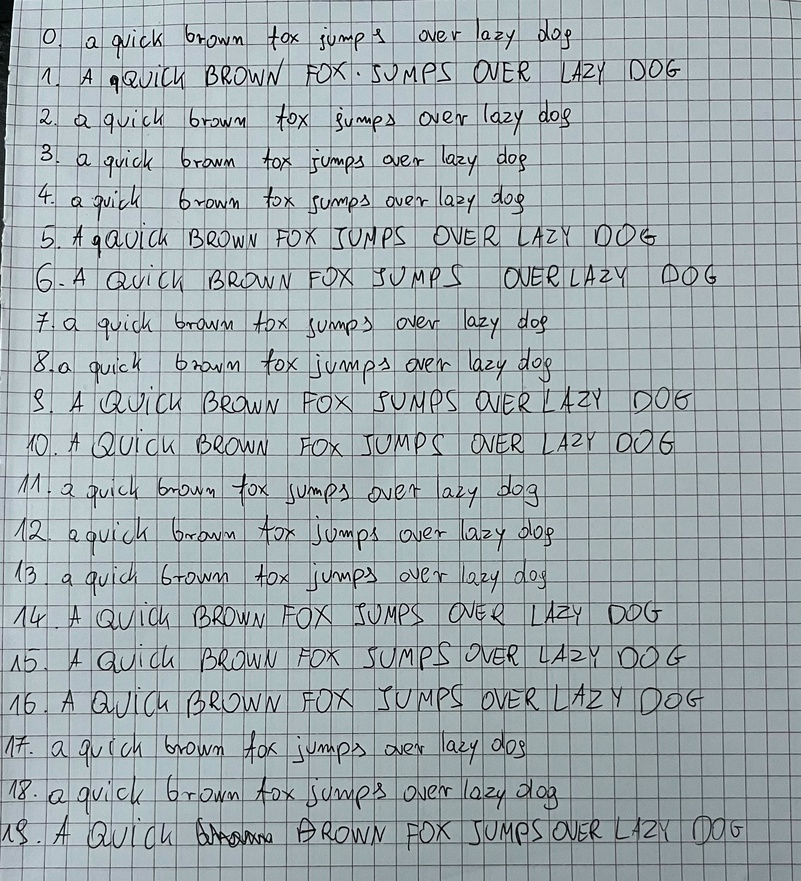
#> input picture ReportMain/input/K1.jpg, 801 x 881 px, shrunk from 1862 x 2048 before the run, given in place of 1.png, which was not available
$ python normalize.py
#> lines starting #> are read from the running program, lines starting #| are printed output that depends on the picture; after the words box and inside, x2 and y2 are one past the last pixel; in counts of white or black regions, pixels touching at a corner belong together; pictures that were not available may be replaced by others from this repository, and a replacement may not be noted
import cv2 as cv
import numpy as np
import os
from matplotlib import pyplot as plt
output_dir = '/home/hbarot/Documents/FITPROJECT/newIdea/cropped_letters/'
os.makedirs(output_dir, exist_ok=True)
for ch in 'abcdefghijklmnopqrstuvwxyzABCDEFGHIJKLMNOPQRSTUVWXYZ0123456789':
    os.makedirs(os.path.join(output_dir, ch), exist_ok=True)
letter_idx = 0
for i in range(1, 7):
    img = cv.imread('/home/hbarot/Documents/FITPROJECT/newIdea/1.png', cv.IMREAD_COLOR_RGB)
#> img is the input picture: shape (881, 801, 3); mean B, G, R 176, 172.3, 161


    gray = cv.cvtColor(img,cv.COLOR_RGB2GRAY)
    gray3 = cv.medianBlur(gray,3) #3 works good on some

    height, width = gray3.shape
#> height = 881; width = 801
    half_height = height//2
#> half_height = 440

    gray3 = cv.GaussianBlur(gray,(5,5),0)

    top=gray3[:half_height, :]
    bottom=gray3[half_height:,:]
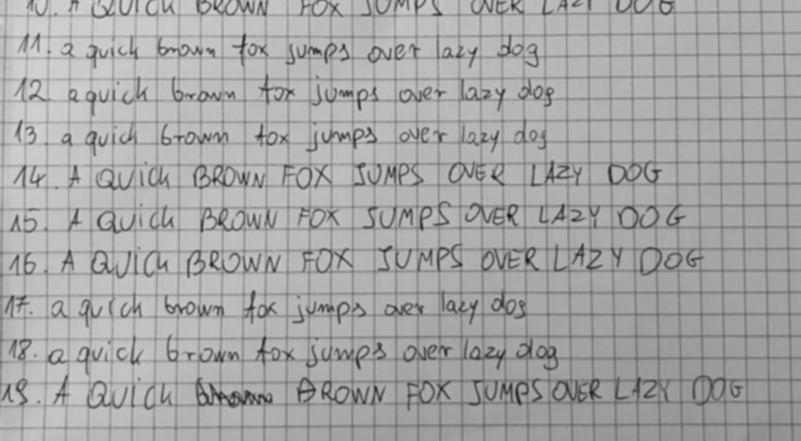
#> bottom: shape (441, 801); min 22, max 215, mean 165.4

    #gray3 = cv.GaussianBlur(gray,(5,5),0)
    #
    f, otsu = cv.threshold(gray,70,255,cv.THRESH_BINARY,cv.THRESH_OTSU)
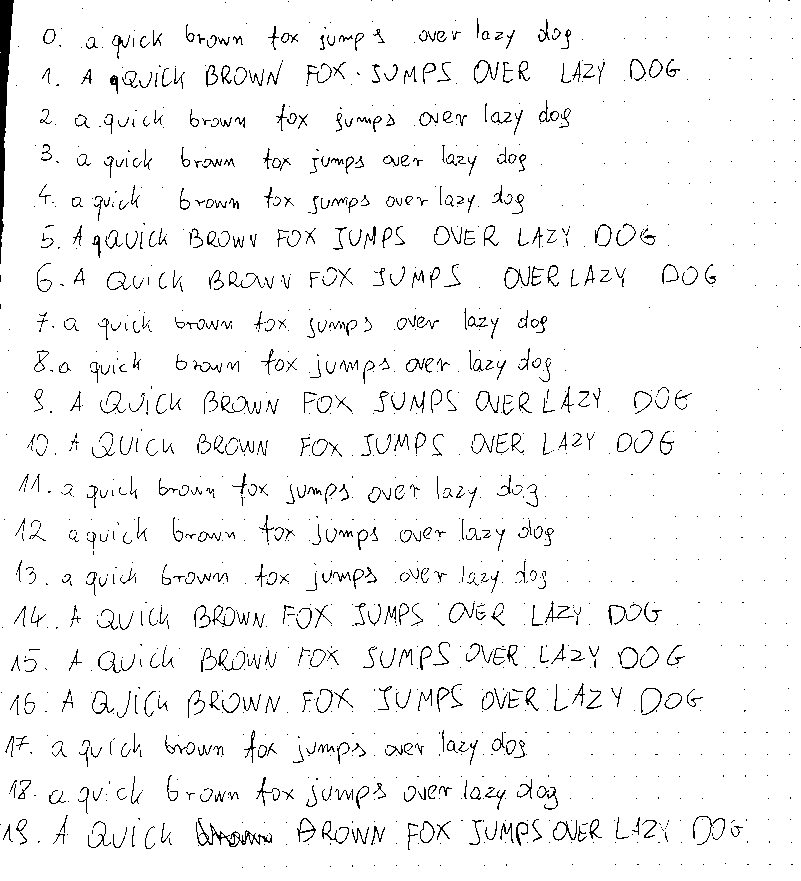
#> otsu: shape (881, 801); 95.8% white; black in thin lines or dots
#> f = 70
    adapt = cv.adaptiveThreshold(gray,255,cv.ADAPTIVE_THRESH_GAUSSIAN_C,cv.THRESH_BINARY,9,6.5)
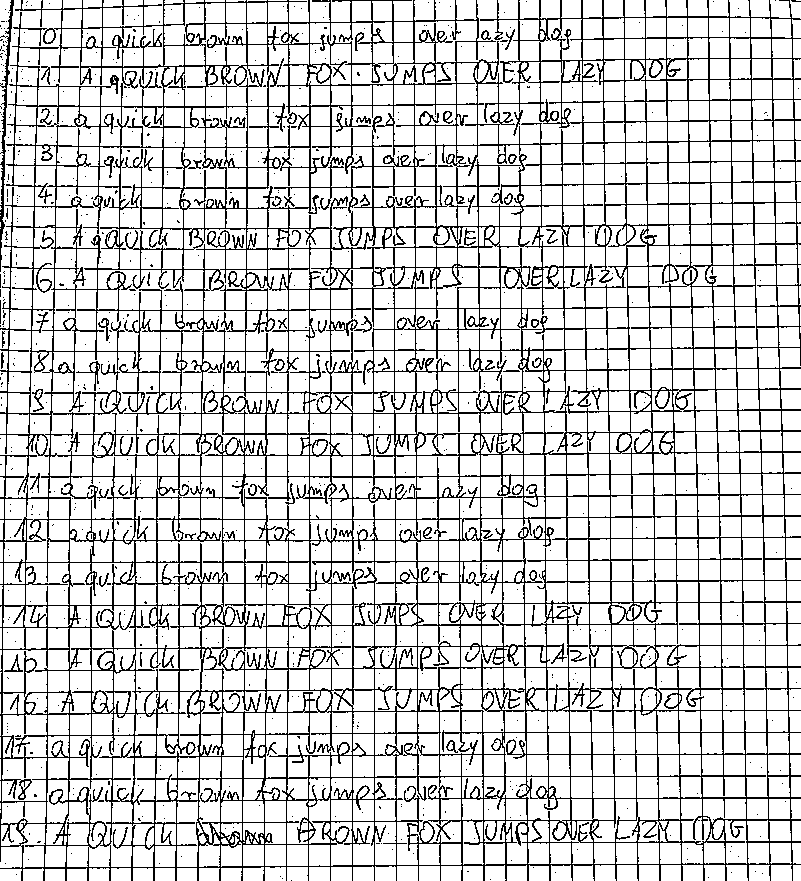
#> adapt: shape (881, 801); 82.3% white; black in thin lines or dots
    array = [gray,gray,gray,gray,gray]
    for i in range(len(array)):
        array[i] = cv.adaptiveThreshold(array[i],255,cv.ADAPTIVE_THRESH_GAUSSIAN_C,cv.THRESH_BINARY,9+i*2,6.5)
#> this loop made 5 passes
#> after the loop, array = 5 items
    #
    #
    ret,thresh0 = cv.threshold(gray,90,255,cv.THRESH_BINARY)
#> thresh0: shape (881, 801); 94.3% white; black in thin lines or dots
    ret,thresh3 = cv.threshold(gray3,127,255,cv.ADAPTIVE_THRESH_GAUSSIAN_C)
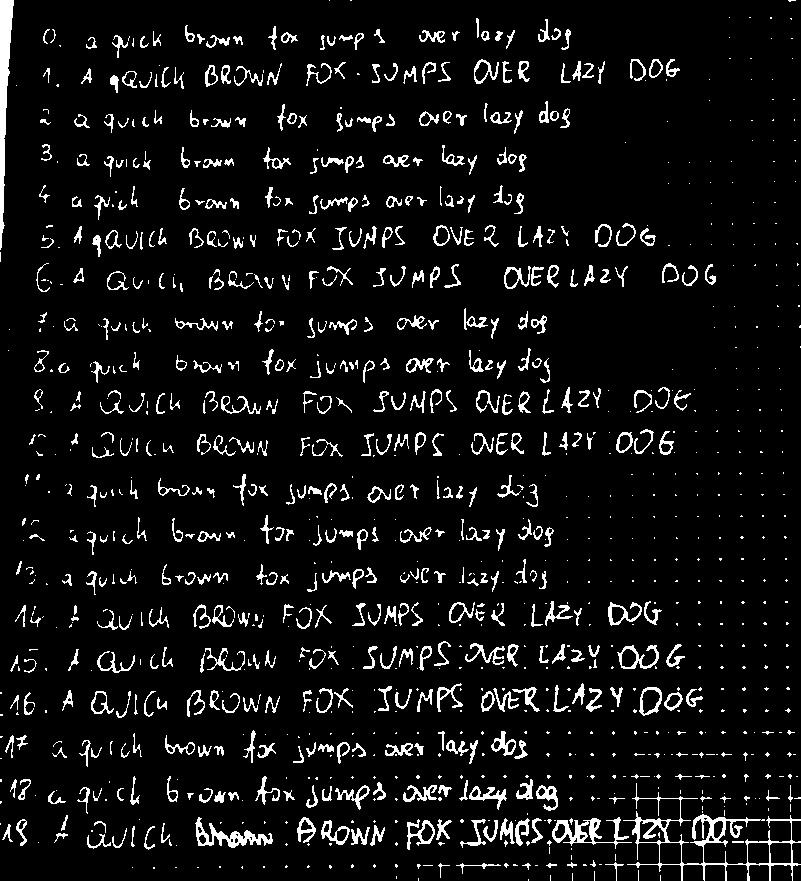
#> thresh3: shape (881, 801); 7% white in thin lines or dots
    ##thresh3 = cv.equalizeHist(thresh3)
    #thresh3 = cv.bitwise_not(thresh3)

    top_median = np.median(top)
#> top_median = 186
    bottom_median = np.median(bottom)
#> bottom_median = 170
    print(top_median, bottom_median)
#| 186.0 170.0

    ret, top_otsu = cv.threshold(top,127,255,cv.THRESH_BINARY,cv.THRESH_OTSU)
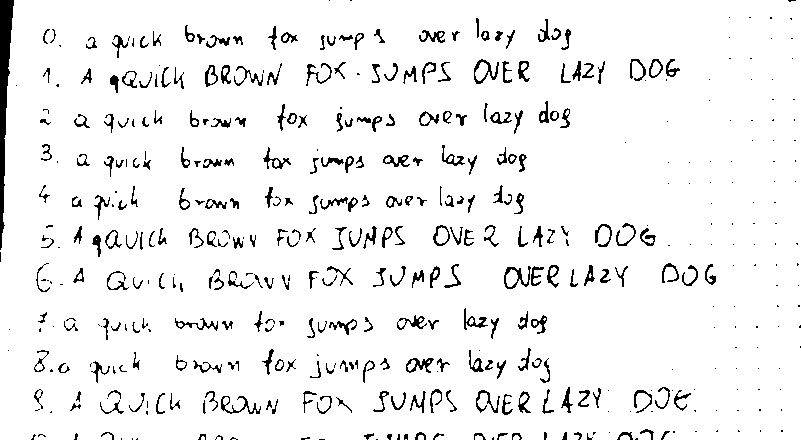
#> top_otsu: shape (440, 801); 94% white; black in thin lines or dots
#> ret = 127
    ret, bottom_otsu = cv.threshold(bottom,127,255,cv.THRESH_BINARY,cv.THRESH_OTSU)
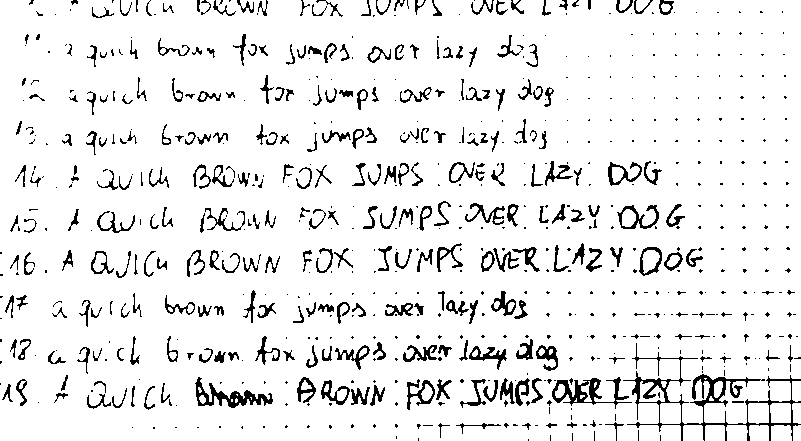
#> bottom_otsu: shape (441, 801); 91.9% white; black in thin lines or dots

    erosion_kernel = cv.getStructuringElement(cv.MORPH_RECT,(3,3))
    dilate_kernel = cv.getStructuringElement(cv.MORPH_RECT,(9,9))


    for i in range(len(array)):
        array[i]= cv.bitwise_not(array[i])
        array[i] = cv.erode(array[i],erosion_kernel,iterations=1)
        array[i] = cv.dilate(array[i],dilate_kernel,iterations=1)

    horizontal_contours, hierarchy = cv.findContours(array[4], cv.RETR_EXTERNAL, cv.CHAIN_APPROX_NONE)
#> horizontal_contours = 377 contours; largest, box (x1, y1, x2, y2) and area: (0, 0, 17, 251) 2022, (193, 824, 224, 849) 416, (492, 817, 524, 847) 377, (244, 829, 270, 848) 334, (526, 784, 559, 802) 322

    img=array[4]
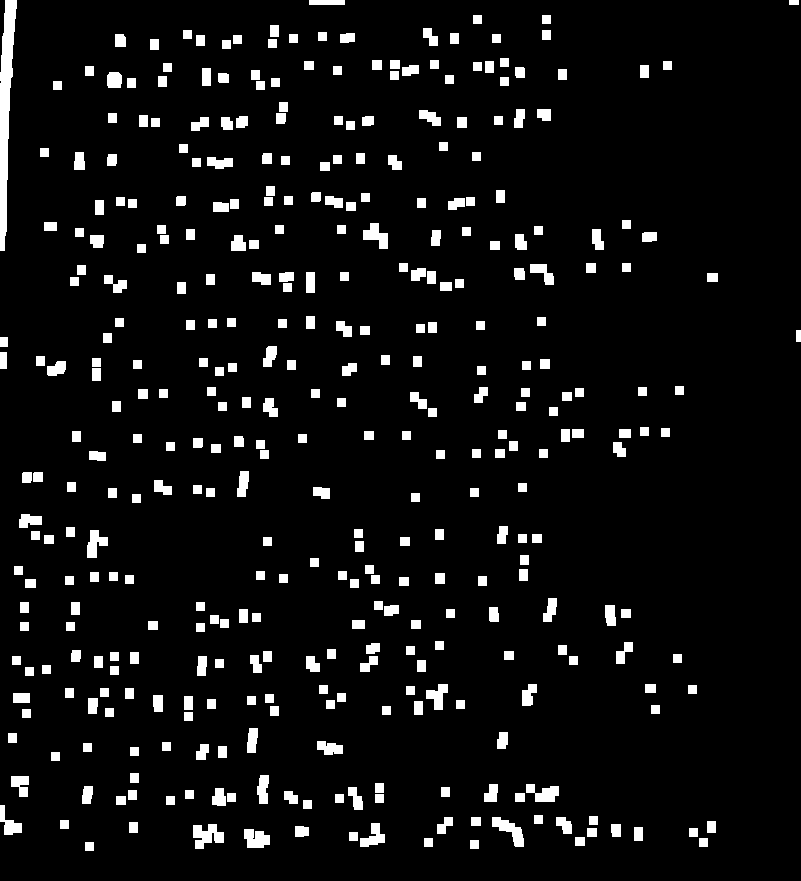
#> img: shape (881, 801); 6.4% white; 377 white regions, largest, box (x1, y1, x2, y2) and area: (0, 0, 17, 251) 2281, (193, 824, 224, 849) 490, (492, 817, 524, 847) 432
    plt.subplot(1,2,1),plt.imshow(img,cmap='gray')

    for cont in horizontal_contours:
        x, y, w, h = cv.boundingRect(cont)

        # Padding around the letter (in pixels)
        pad = 5

        # Ensure coordinates stay within image bounds
        x1 = max(x - pad, 0)
        y1 = max(y - pad, 0)
        x2 = min(x + w + pad, img.shape[1])
        y2 = min(y + h + pad, img.shape[0])

        # Crop the padded region
        cropped_letter = img[y1:y2, x1:x2]

        # Add black border if the contour touches image edge
        if x - pad < 0 or y - pad < 0 or x + w + pad > img.shape[1] or y + h + pad > img.shape[0]:
            cropped_letter = cv.copyMakeBorder(
                cropped_letter,
                top=pad if y - pad < 0 else 0,
                bottom=pad if y + h + pad > img.shape[0] else 0,
                left=pad if x - pad < 0 else 0,
                right=pad if x + w + pad > img.shape[1] else 0,
                borderType=cv.BORDER_CONSTANT,
                value=(0, 0, 0)  # Black padding
            )


        # Save the cropped letter image
        cv.imshow("Cropped Letter", cropped_letter)
        cv.waitKey(1)  # Needed to render the window before input

        # Ask the user for a name
#> (the run stopped early here; a loop or call above may not have finished)

$ run again, on hilberEXP/az.jpg
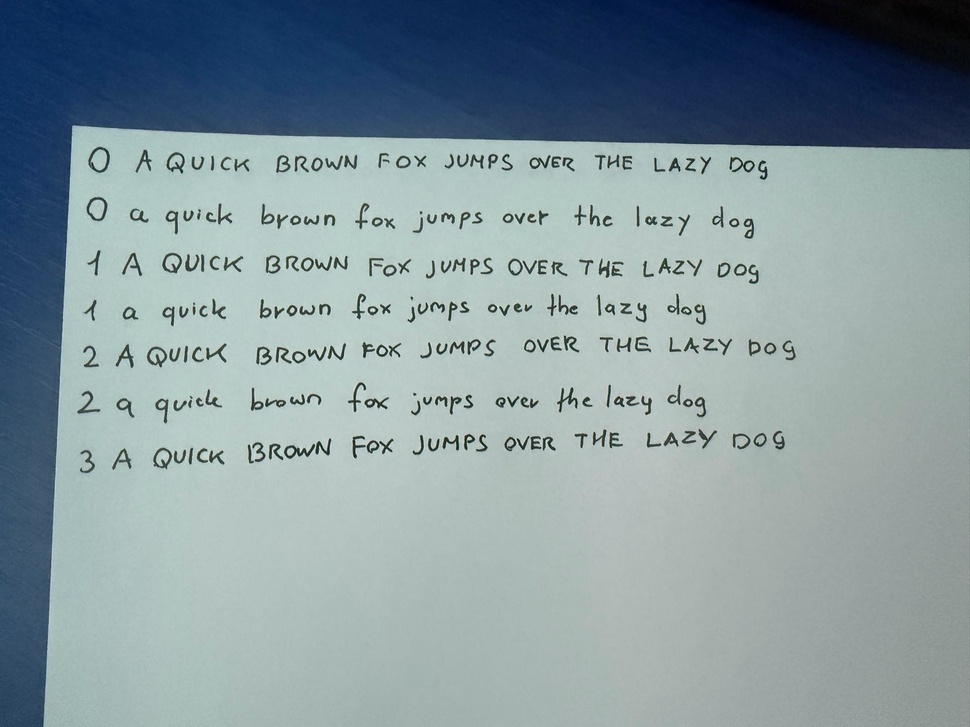
#> input picture hilberEXP/az.jpg, 970 x 727 px, shrunk from 2048 x 1536 before the run, given in place of 1.png, which was not available
#> img is the input picture: shape (727, 970, 3); mean B, G, R 157.5, 152, 134
#> `f, otsu = cv.threshold(gray,70,255,cv.THRESH_BINARY,cv.THRESH_OTSU)`:
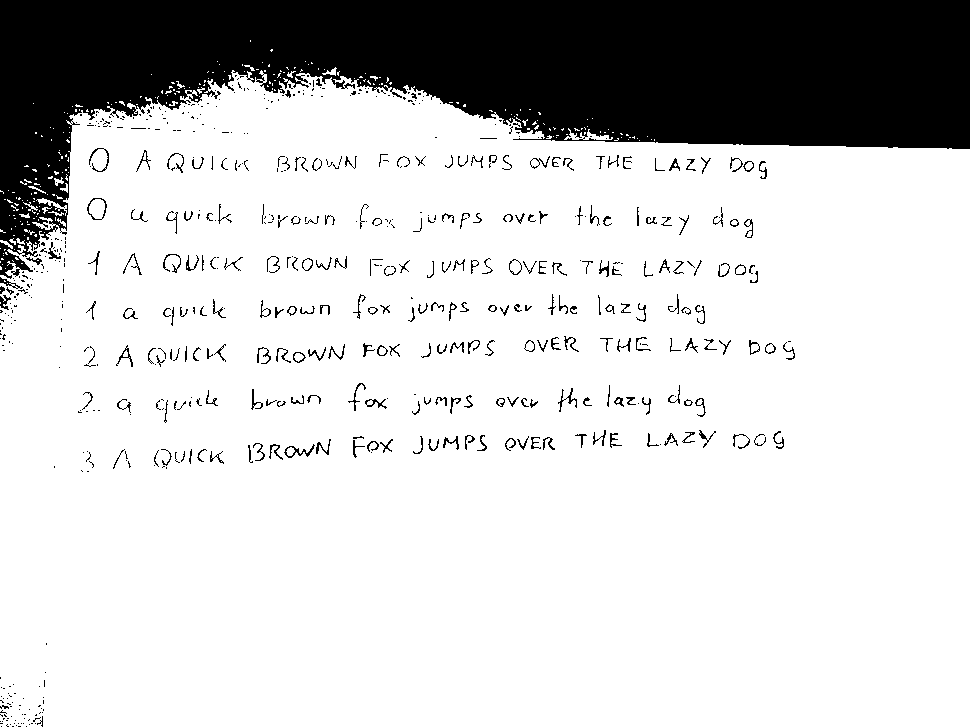
#> otsu: shape (727, 970); 80.8% white; 601 black regions (362 under 20 px), largest, box (x1, y1, x2, y2) and area: (0, 0, 970, 279) 123945, (284, 444, 315, 458) 118, (89, 148, 109, 172) 100
#> f = 70
#> adapt: shape (727, 970); 96.8% white; black in thin lines or dots, all inside (x1, y1, x2, y2) = (0, 94, 970, 727)
#> the loop `for i in range(len(array)):` made 5 passes
#> after the loop `for i in range(len(array)):`: array = 5 items
#> thresh0: shape (727, 970); 74.6% white; 265 black regions (34 under 20 px), largest, box (x1, y1, x2, y2) and area: (0, 0, 970, 727) 165831, (284, 444, 315, 458) 144, (89, 147, 110, 172) 131
#> thresh3: shape (727, 970); 26.4% white; 239 white regions (10 under 20 px), largest, box (x1, y1, x2, y2) and area: (0, 0, 970, 727) 169336, (284, 445, 315, 459) 183, (89, 147, 110, 173) 180
#> top_median = 166
#> bottom_median = 182
#| 166.0 182.0
#> top_otsu: shape (363, 970); 54% white; 174 black regions (8 under 20 px), largest, box (x1, y1, x2, y2) and area: (0, 0, 970, 363) 150474, (89, 147, 110, 173) 180, (729, 157, 755, 172) 167
#> ret = 127
#> bottom_otsu: shape (364, 970); 93.2% white; 71 black regions (5 under 20 px)
#> horizontal_contours = 130 contours; largest, box (x1, y1, x2, y2) and area: (37, 119, 970, 727) 14558, (245, 437, 334, 465) 1500, (253, 341, 349, 366) 1321, (263, 252, 351, 277) 1289, (150, 445, 227, 471) 1206
#> img: shape (727, 970); 9.6% white; 130 white regions, largest, box (x1, y1, x2, y2) and area: (37, 119, 970, 727) 16069, (245, 437, 334, 465) 1645, (253, 341, 349, 366) 1484
